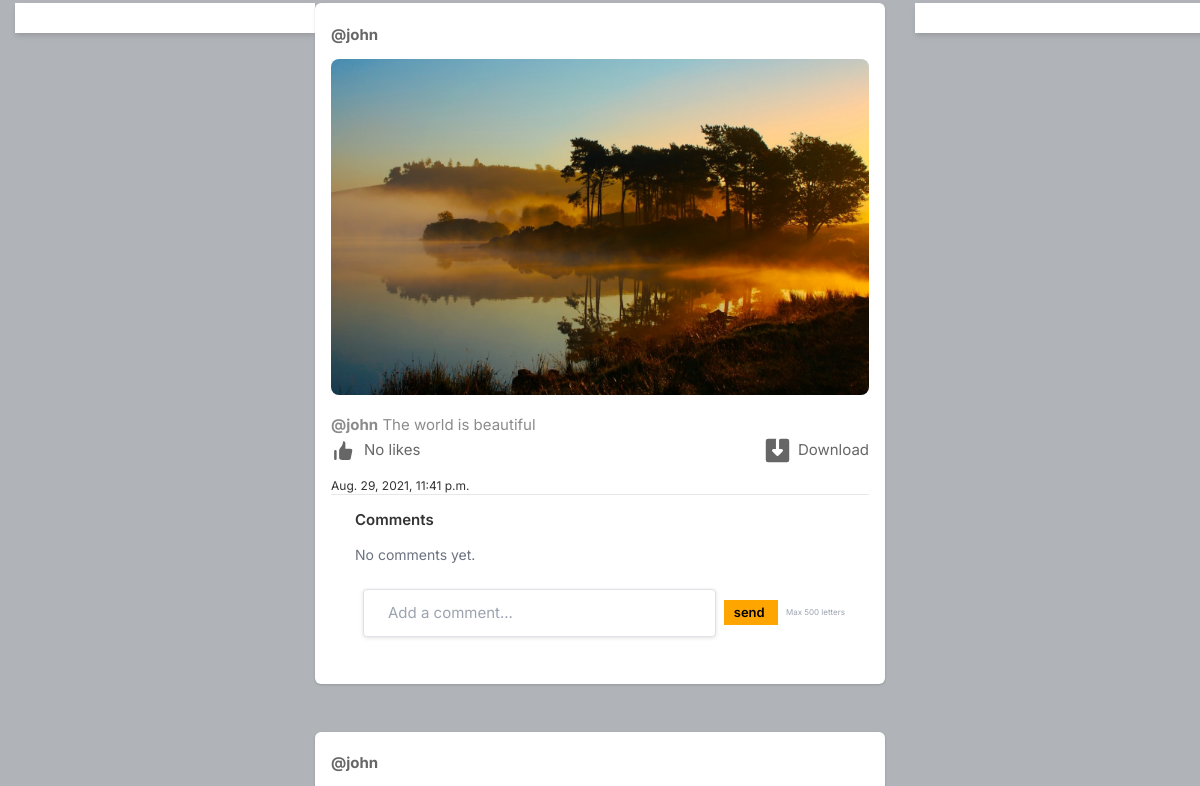
Page /profile/john (signed in, middle part) on the earlier database version.
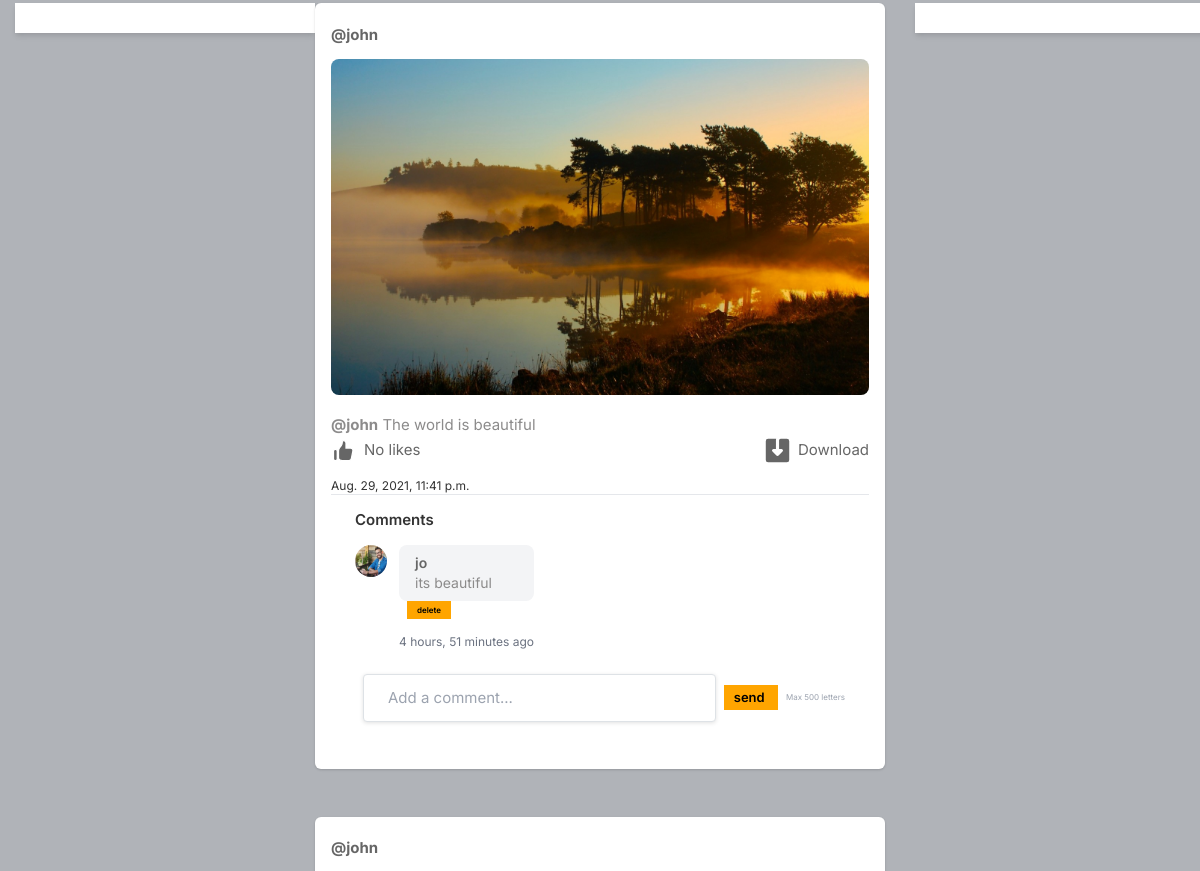
Same page on the later database version.
### core/models.py (models this page shows, shortened)
class Post(models.Model):
    id = models.UUIDField(primary_key=True, default=uuid.uuid4, editable=False)
    user = models.CharField(max_length=100)
    image = models.FileField(upload_to='post_images',default='blank-post-picture.png')
    caption = models.TextField()
    created_at = models.DateTimeField(default=datetime.now)
    no_of_likes = models.IntegerField(default=0)

class Comments(models.Model):
    post = models.ForeignKey(Post, on_delete=models.CASCADE, related_name='comments')
    user = models.ForeignKey(User, on_delete=models.CASCADE)
    comment = models.TextField(max_length=500)
    created_at = models.DateTimeField(default=datetime.now)

class Profile(models.Model):
    user = models.OneToOneField(User, on_delete=models.CASCADE, related_name='profile')
    id_user = models.IntegerField()
    bio = models.TextField(blank=True)
    email_confirmed = models.BooleanField(default=False)
    phone_confirmed = models.BooleanField(default=False)
    phone_number = models.TextField(blank=True)
    private_public = models.BooleanField(default=False)
    profileimg = models.ImageField(upload_to='profile_images',default='blank-profile-picture.png')
    profilebackground = models.ImageField(upload_to='profile_images',default='blank-profile-picture.png')
    location = models.CharField(max_length=100, blank=True)

### core/views.py (the view)
# urls.py: path('profile/<str:pk>', views.profile, name='profile'),
@login_required(login_url='signin')
def profile(request, pk):
    user_object = User.objects.get(username=pk)
    user_profile = Profile.objects.get(user=user_object)
    user_posts = Post.objects.filter(user=pk)
    user_post_length = len(user_posts)
    follower = request.user.username
    user = pk
    if FollowersCount.objects.filter(follower=follower, user=user).first():
        button_text = 'Unfollow'
    elif RequestFollow.objects.filter(follower=follower, user=user).first():
        button_text = 'SendRequest'
    else:
        button_text = 'Follow'
    user_followers = len(FollowersCount.objects.filter(user=pk))
    user_following = len(FollowersCount.objects.filter(follower=pk))
    user_follow = FollowersCount.objects.filter(user=user_object.username, follower=request.user.username)
    private_public = True
    if  user_profile.private_public or not user_follow.exists():
        private_public = False
    context = {
        'user_object': user_object,
        'user_profile': user_profile,
        'user_posts': user_posts,
        'user_post_length': user_post_length,
        'button_text': button_text,
        'user_followers': user_followers,
        'user_following': user_following,
        'private_public': private_public,
    }
    return render(request,'profile.html', context)

### templates/profile.html (shortened to what the changed rows need)
{% load static %}
<html lang="en">
<head>
    <link rel="stylesheet" href="{% static 'css/main.min.css' %}">
    <link rel="stylesheet" href="{% static 'css/style.css' %}">
    <link rel="stylesheet" href="{% static 'css/color.css' %}">
    <link rel="stylesheet" href="{% static 'css/responsive.css' %}">
    <link rel="stylesheet" href="{% static 'assets/css/icons.css' %}">
    <link rel="stylesheet" href="{% static 'assets/css/uikit.css' %}">
    <link rel="stylesheet" href="{% static 'assets/css/style.css' %}">
    <link rel="stylesheet" href="https://cdnjs.cloudflare.com/ajax/libs/font-awesome/6.6.0/css/all.min.css">
    <link rel="stylesheet" href="{% static 'assets/css/tailwind.css' %}">
</head>
<body>
<section>
    <div class="gap gray-bg">
        <div class="container-fluid">
            <div class="row">
                <div class="col-lg-12">
                    <div class="row" id="page-contents">
                        {% if private_public or user_object.username == user.username %}
                        <div class="col-lg-6">
                            {% for post in user_posts reversed %}
                            <div class="bg-white shadow rounded-md mb-5 p-3">
                                <div class="d-flex justify-content-between align-items-center mb-2">
                                    <div>
                                        <a href="/profile/{{ post.user }}" class="font-weight-bold">@{{ post.user }}</a>
                                    </div>
                                    <div>
                                        <a href="#"> <i class="icon-feather-more-horizontal text-2xl hover:bg-gray-200 rounded-full p-2 transition -mr-1 "></i> </a>
                        </div>
                                </div>
                                <div class="post-media mb-3">
                                    {% if post.image %}
                                    {% if post.image.url|lower|slice:'-4:' == '.mp4' or post.image.url|lower|slice:'-5:' == '.webm' or post.image.url|lower|slice:'-4:' == '.mov' %}
                                    <video controls style="width: 100%; max-height: 500px; object-fit: cover; border-radius: 8px;">
                                        <source src="{{ post.image.url }}" type="video/mp4">
                                    </video>
                                    {% else %}
                                    <a href="{{ post.image.url }}" uk-lightbox>
                                        <img src="{{ post.image.url }}" alt="post media" style="width: 100%; max-height: 500px; object-fit: cover; border-radius: 8px;">
                                    </a>
                                    {% endif %}
                                    {% endif %}
                                </div>
                                <p>
                                        <strong><a href="/profile/{{ post.user }}">@{{ post.user }}</a></strong> {{ post.caption }}
                                    </p>
                                <div class="d-flex justify-content-between align-items-center">
                                    <a href="/like-post?post_id={{ post.id }}" class="d-flex align-items-center">
                                        <span class="ml-2">
                                            {% if post.no_of_likes == 0 %}
                                                No likes
                                            {% elif post.no_of_likes == 1 %}
                                                Liked by 1 person
                                            {% else %}
                                                Liked by {{ post.no_of_likes }} people
                                            {% endif %}
                                        </span>
                                    </a>
                                    <a href="{{ post.image.url }}" download class="d-flex align-items-center">
                                        <span class="ml-2">Download</span>
                                    </a>
                                </div>
                                <div class="post-caption mt-3">
                                    <h6 style="font-size: 12px;">
                                    {{post.created_at}}
                                    </h6>
                                </div>
                                <div class="border-t border-gray-200 px-4 py-3">
        <h3 class="font-semibold mb-3">Comments</h3>
        <div class="space-y-3 mb-4">
            {% for comment in post.comments.all %}
                <div class="flex items-start space-x-3">
                    <a href="/profile/{{ comment.user.username }}">
                        <img src="{{ comment.user.profile.profileimg.url }}" class="w-8 h-8 rounded-full">
                    </a>
                    <div>
                        <div class="bg-gray-100 rounded-lg px-3 py-2">
                            <a href="/profile/{{ comment.user.username }}" class="font-semibold text-sm">
                                {{ comment.user.username }}
                            </a>
                            <p class="text-sm" name="comment_txt">{{ comment.comment }}</p>
                        </div>
                        {% if comment.user.username == user.username %}
                        <form method="POST" action="/comment/delete/{{ post.id }}" class="flex items-center space-x-2">
                            <button style="font-size : 8px;" type="submit">delete</button>
                        </form>
                        {% endif %}
                        <span class="text-xs text-gray-500">{{ comment.created_at|timesince }} ago</span>
                    </div>
                </div>
            {% empty %}
                <p class="text-gray-500 text-sm">No comments yet.</p>
            {% endfor %}
        </div>
        <form method="POST" action="/comment/{{ post.id }}" class="flex items-center space-x-2">
            <input type="text" name="comment_text" maxlength="500" placeholder="Add a comment..." class="flex-1 border border-gray-300 rounded-full px-4 py-2 focus:outline-none focus:ring-2 focus:ring-blue-500 focus:border-transparent">
            <button type="submit">
                send
            </button>
            <p class="text-[10px] text-gray-400 ml-2" style="font-size:8px;">Max 500 letters</p>
        </form>
    </div>
                            </div>
                            {% endfor %}
                        </div>
                        {% else %}
                        <div><h1>This Account is Private</h1></div>
                        {% endif %}
                    </div>
                </div>
            </div>
        </div>
    </div>
</section>
</body>
</html>

Differences in the rows shown:
shown differently, row unchanged: Post "The world is beautiful": no longer shows "No comments yet."
added Comments: user.profile.profileimg (picture), user.username "jo", comment "its beautiful", created_at "4 hours, 51 minutes", shown under Post "The world is beautiful"
